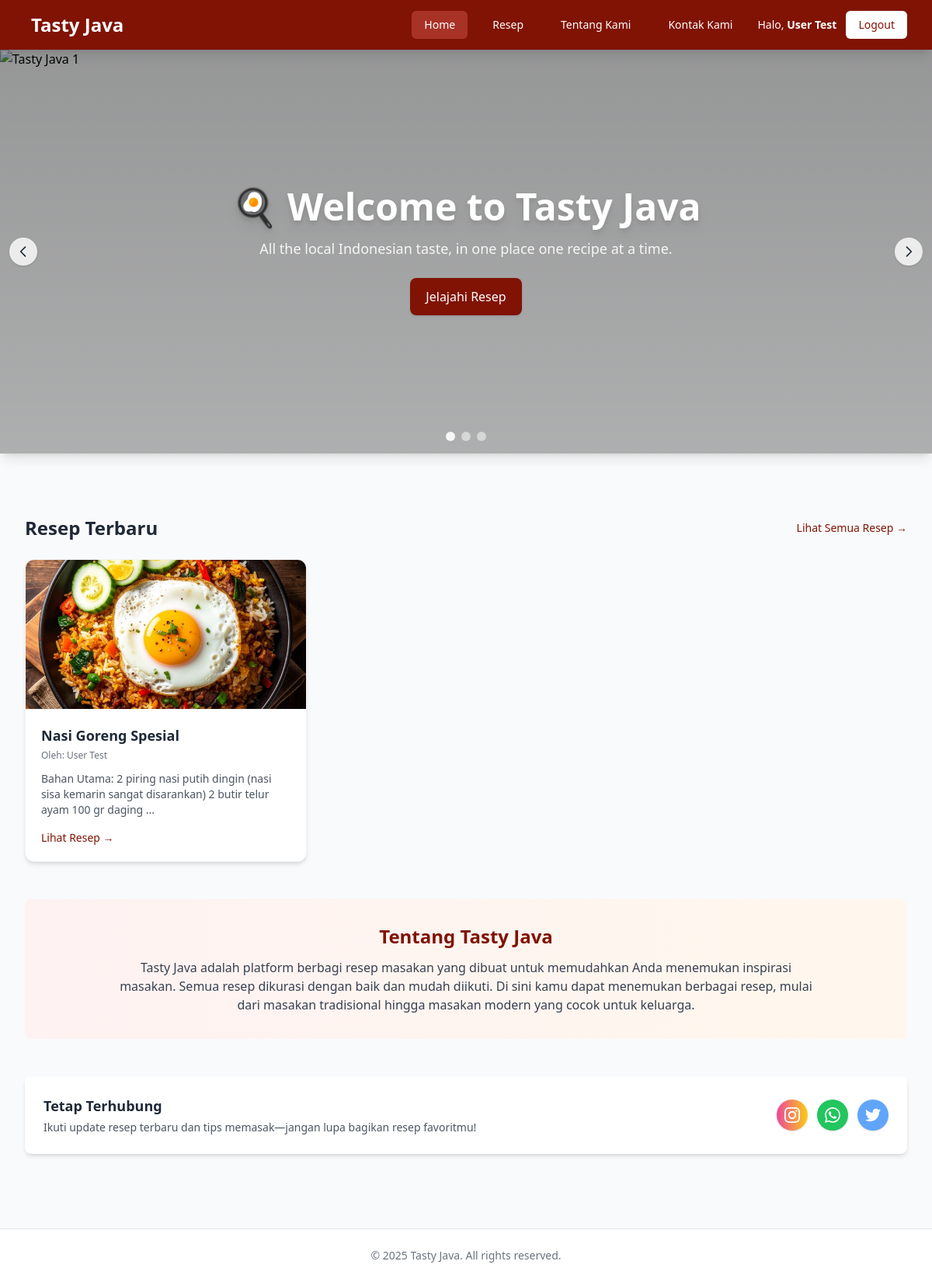
Screenshot of /public/index.php (signed in) with the database file from the repository.
### tables this page shows
CREATE TABLE `recipes` (
  `id` INT AUTO_INCREMENT PRIMARY KEY,
  `title` VARCHAR(255) NOT NULL,
  `ingredients` TEXT NOT NULL COMMENT 'Bahan-bahan resep',
  `instructions` TEXT NOT NULL COMMENT 'Langkah-langkah pembuatan',
  `featured_image` VARCHAR(255) NULL COMMENT 'Path ke gambar masakan',
  `author_id` INT,
  `created_at` TIMESTAMP DEFAULT CURRENT_TIMESTAMP,
  FOREIGN KEY (`author_id`) REFERENCES `users`(`id`) ON DELETE SET NULL
);

CREATE TABLE `users` (
  `id` INT AUTO_INCREMENT PRIMARY KEY,
  `name` VARCHAR(100) NOT NULL,
  `email` VARCHAR(100) NOT NULL UNIQUE,
  `password_hash` VARCHAR(255) NOT NULL,
  `role` ENUM('admin', 'editor', 'user') NOT NULL DEFAULT 'user',
  `created_at` TIMESTAMP DEFAULT CURRENT_TIMESTAMP
);

### public/index.php (the view, shortened to what this page needs)
<?php
include __DIR__ . '/_header.php';
$sql = "SELECT recipes.id, recipes.title, recipes.featured_image, recipes.ingredients, users.name AS author_name
        FROM recipes
        JOIN users ON recipes.author_id = users.id
        ORDER BY recipes.id DESC
        LIMIT 3";
$result = mysqli_query($conn, $sql);
$latest_recipes = [];
if ($result && mysqli_num_rows($result) > 0) {
    while ($row = mysqli_fetch_assoc($result)) {
      $excerpt = substr(strip_tags(htmlspecialchars($row['ingredients'])), 0, 120) . '...';
      $latest_recipes[] = [
        'id' => $row['id'],
        'title' => $row['title'],
        'image' => $row['featured_image'] ? '/tasty_java/' . $row['featured_image'] : 'https://images.unsplash.com/photo-1546069901-ba9599a7e63c?auto=format&fit=crop&q=80&w=1170',
        'author_name' => $row['author_name'],
        'excerpt' => $excerpt
      ];
    }
}
?>
<section class="mb-12">
  <div class="relative">
    <div id="carousel" class="relative overflow-hidden shadow-lg">
      <div class="carousel-slides relative h-[420px] md:h-[520px]">
          <div class="carousel-item absolute inset-0 transition-opacity duration-700 ease-in-out opacity-100" data-index="0" aria-hidden="false">
            <div class="absolute inset-0 flex flex-col justify-center items-start md:items-center text-left md:text-center px-6 md:px-12 text-white">
              <h2 class="text-3xl md:text-5xl font-extrabold drop-shadow-lg leading-tight">🍳 Welcome to Tasty Java</h2>
              <p class="mt-4 text-sm md:text-lg text-white/90 max-w-3xl">All the local Indonesian taste, in one place one recipe at a time.</p>
              <div class="mt-6 flex flex-col sm:flex-row gap-3">
                <a href="recipes.php" class="inline-block bg-primary text-white px-5 py-3 rounded-lg shadow hover:bg-primary-dark transition duration-300">Jelajahi Resep</a>
              </div>
            </div>
          </div>
        </div>
        <button id="prevBtn" class="absolute left-3 top-1/2 -translate-y-1/2 bg-white/80 hover:bg-white text-gray-800 rounded-full p-2 shadow focus:outline-none transition" aria-label="Previous slide">
          <svg class="w-5 h-5" fill="none" stroke="currentColor" viewBox="0 0 24 24"><path stroke-width="2" stroke-linecap="round" stroke-linejoin="round" d="M15 19l-7-7 7-7"/></svg>
        </button>
        <button id="nextBtn" class="absolute right-3 top-1/2 -translate-y-1/2 bg-white/80 hover:bg-white text-gray-800 rounded-full p-2 shadow focus:outline-none transition" aria-label="Next slide">
          <svg class="w-5 h-5" fill="none" stroke="currentColor" viewBox="0 0 24 24"><path stroke-width="2" stroke-linecap="round" stroke-linejoin="round" d="M9 5l7 7-7 7"/></svg>
        </button>
        <div class="absolute bottom-4 left-1/2 -translate-x-1/2 flex gap-2">
          <button class="carousel-dot w-3 h-3 rounded-full bg-white/90" data-to="0" aria-label="Slide 1"></button>
          <button class="carousel-dot w-3 h-3 rounded-full bg-white/50" data-to="1" aria-label="Slide 2"></button>
          <button class="carousel-dot w-3 h-3 rounded-full bg-white/50" data-to="2" aria-label="Slide 3"></button>
        </div>
      </div>
    </div>
  </section>
<div class="max-w-7xl mx-auto px-4 sm:px-6 lg:px-8 py-8">
  <section class="mb-12">
    <div class="flex items-center justify-between mb-6">
      <h2 class="text-2xl font-semibold text-gray-800">Resep Terbaru</h2>
      <a href="recipes.php" class="text-primary hover:underline text-sm font-medium">Lihat Semua Resep →</a>
    </div>
    <div class="grid gap-6 sm:grid-cols-2 lg:grid-cols-3">
      <?php if (empty($latest_recipes)): ?>
        <div class="col-span-full text-center py-12">
          <p class="text-gray-600 text-lg">Belum ada resep yang dipublikasikan.</p>
          <?php if (isset($_SESSION['user_id']) && $_SESSION['user_role'] == 'admin'): ?>
            <a href="admin/create_recipe.php" class="inline-block mt-4 bg-primary text-white px-6 py-3 rounded-lg hover:bg-primary-dark transition">Tambah Resep Pertama</a>
          <?php else: ?>
            <p class="text-gray-500 mt-2">Silakan login sebagai admin untuk menambah resep.</p>
          <?php endif; ?>
        </div>
      <?php else: ?>
        <?php foreach ($latest_recipes as $recipe): ?>
          <article class="bg-white rounded-xl shadow-md overflow-hidden border border-gray-100 hover:shadow-xl transition duration-300">
            <a href="recipe_detail.php?id=<?= $recipe['id'] ?>" class="block h-48">
              <img src="<?= htmlspecialchars($recipe['image']) ?>" alt="<?= htmlspecialchars($recipe['title']) ?>" class="w-full h-full object-cover hover:scale-105 transition duration-300">
            </a>
            <div class="p-5">
              <h3 class="text-lg font-semibold text-gray-800 hover:text-primary transition">
                <a href="recipe_detail.php?id=<?= $recipe['id'] ?>"><?= htmlspecialchars($recipe['title']) ?></a>
              </h3>
              <p class="text-xs text-gray-500 mt-1">Oleh: <?= htmlspecialchars($recipe['author_name']) ?></p>
              <p class="text-sm text-gray-600 mt-3 line-clamp-3"><?= htmlspecialchars($recipe['excerpt']) ?></p>
              <div class="mt-4 flex items-center justify-between">
                <a href="recipe_detail.php?id=<?= $recipe['id'] ?>" class="text-primary font-medium text-sm hover:underline">Lihat Resep →</a>
              </div>
            </div>
          </article>
        <?php endforeach; ?>
      <?php endif; ?>
    </div>
  </section>
  <section class="mb-12 bg-gradient-to-r from-red-50 to-orange-50 rounded-lg p-8">
    <div class="max-w-4xl mx-auto text-center">
      <h2 class="text-2xl font-semibold text-primary">Tentang Tasty Java</h2>
      <p class="mt-3 text-gray-700">
        Tasty Java adalah platform berbagi resep masakan yang dibuat untuk memudahkan Anda menemukan inspirasi masakan.
        Semua resep dikurasi dengan baik dan mudah diikuti. Di sini kamu dapat menemukan berbagai resep,
        mulai dari masakan tradisional hingga masakan modern yang cocok untuk keluarga.
      </p>
    </div>
  </section>
  <section class="mb-16">
    <div class="bg-white rounded-lg shadow-md p-6 flex flex-col md:flex-row items-center justify-between gap-4">
      <div>
        <h3 class="text-lg font-semibold text-gray-800">Tetap Terhubung</h3>
        <p class="text-sm text-gray-600 mt-1">Ikuti update resep terbaru dan tips memasak—jangan lupa bagikan resep favoritmu!</p>
      </div>
      <div class="flex items-center gap-3">
        <a href="https://instagram.com/elyuzar_f" target="_blank" rel="noopener" class="w-10 h-10 flex items-center justify-center rounded-full bg-gradient-to-r from-pink-500 to-yellow-400 shadow hover:scale-110 transition-transform" aria-label="Instagram">
        </a>
        <a href="https://wa.me/6281227948664" target="_blank" rel="noopener" class="w-10 h-10 flex items-center justify-center rounded-full bg-green-500 shadow hover:scale-110 transition-transform" aria-label="WhatsApp">
        </a>
        <a href="https://twitter.com/asaprocky" target="_blank" rel="noopener" class="w-10 h-10 flex items-center justify-center rounded-full bg-blue-400 shadow hover:scale-110 transition-transform" aria-label="Twitter">
        </a>
      </div>
    </div>
  </section>
</div>
<?php
include __DIR__ . '/_footer.php';
?>

### rows the page displays
recipes: title "Nasi Goreng Spesial", author.name "User Test", excerpt "Bahan Utama: 2 piring nasi putih dingin (nasi sisa kemarin sangat disarankan) 2 butir telur ayam 100 gr daging ..."

### other values shown
$_SESSION['user_name'] "User Test"
